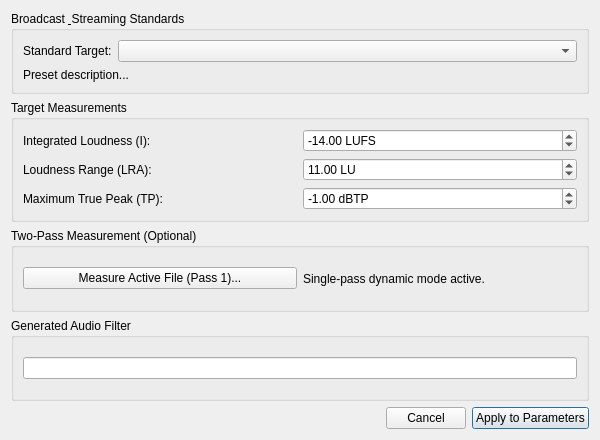
<?xml version="1.0" encoding="UTF-8"?>
<ui version="4.0">
 <class>LoudnessNormDialog</class>
 <widget class="QDialog" name="LoudnessNormDialog">
  <property name="geometry">
   <rect>
    <x>0</x>
    <y>0</y>
    <width>600</width>
    <height>440</height>
   </rect>
  </property>
  <property name="windowTitle">
   <string>Audio Loudness Normalization (EBU R128 / ITU-R BS.1770)</string>
  </property>
  <layout class="QVBoxLayout" name="mainLoudLayout">
   <item>
    <widget class="QGroupBox" name="grpPresets">
     <property name="title">
      <string>Broadcast &amp; Streaming Standards</string>
     </property>
     <layout class="QFormLayout" name="presetFormLayout">
      <item row="0" column="0">
       <widget class="QLabel" name="lblPreset">
        <property name="text">
         <string>Standard Target:</string>
        </property>
       </widget>
      </item>
      <item row="0" column="1">
       <widget class="QComboBox" name="comboLoudPresets"/>
      </item>
      <item row="1" column="0" colspan="2">
       <widget class="QLabel" name="lblPresetDescription">
        <property name="text">
         <string>Preset description...</string>
        </property>
        <property name="wordWrap">
         <bool>true</bool>
        </property>
       </widget>
      </item>
     </layout>
    </widget>
   </item>
   <item>
    <widget class="QGroupBox" name="grpParameters">
     <property name="title">
      <string>Target Measurements</string>
     </property>
     <layout class="QGridLayout" name="gridParameters">
      <item row="0" column="0">
       <widget class="QLabel" name="lblIntegrated">
        <property name="text">
         <string>Integrated Loudness (I):</string>
        </property>
       </widget>
      </item>
      <item row="0" column="1">
       <widget class="QDoubleSpinBox" name="spinIntegrated">
        <property name="minimum">
         <double>-70.0</double>
        </property>
        <property name="maximum">
         <double>-5.0</double>
        </property>
        <property name="value">
         <double>-14.0</double>
        </property>
        <property name="suffix">
         <string> LUFS</string>
        </property>
       </widget>
      </item>
      <item row="1" column="0">
       <widget class="QLabel" name="lblLRA">
        <property name="text">
         <string>Loudness Range (LRA):</string>
        </property>
       </widget>
      </item>
      <item row="1" column="1">
       <widget class="QDoubleSpinBox" name="spinLRA">
        <property name="minimum">
         <double>1.0</double>
        </property>
        <property name="maximum">
         <double>50.0</double>
        </property>
        <property name="value">
         <double>11.0</double>
        </property>
        <property name="suffix">
         <string> LU</string>
        </property>
       </widget>
      </item>
      <item row="2" column="0">
       <widget class="QLabel" name="lblTruePeak">
        <property name="text">
         <string>Maximum True Peak (TP):</string>
        </property>
       </widget>
      </item>
      <item row="2" column="1">
       <widget class="QDoubleSpinBox" name="spinTruePeak">
        <property name="minimum">
         <double>-9.0</double>
        </property>
        <property name="maximum">
         <double>0.0</double>
        </property>
        <property name="value">
         <double>-1.0</double>
        </property>
        <property name="suffix">
         <string> dBTP</string>
        </property>
       </widget>
      </item>
     </layout>
    </widget>
   </item>
   <item>
    <widget class="QGroupBox" name="grpAnalysis">
     <property name="title">
      <string>Two-Pass Measurement (Optional)</string>
     </property>
     <layout class="QHBoxLayout" name="analysisLayout">
      <item>
       <widget class="QPushButton" name="btnAnalyzeSelected">
        <property name="text">
         <string>Measure Active File (Pass 1)...</string>
        </property>
       </widget>
      </item>
      <item>
       <widget class="QLabel" name="lblAnalysisStatus">
        <property name="text">
         <string>Single-pass dynamic mode active.</string>
        </property>
       </widget>
      </item>
     </layout>
    </widget>
   </item>
   <item>
    <widget class="QGroupBox" name="grpGenerated">
     <property name="title">
      <string>Generated Audio Filter</string>
     </property>
     <layout class="QHBoxLayout" name="generatedLayout">
      <item>
       <widget class="QLineEdit" name="txtGeneratedFilter">
        <property name="readOnly">
         <bool>true</bool>
        </property>
       </widget>
      </item>
     </layout>
    </widget>
   </item>
   <item>
    <layout class="QHBoxLayout" name="buttonsLayout">
     <item>
      <spacer name="hSpacerLoud">
       <property name="orientation">
        <enum>Qt::Horizontal</enum>
       </property>
       <property name="sizeHint" stdset="0">
        <size>
         <width>40</width>
         <height>20</height>
        </size>
       </property>
      </spacer>
     </item>
     <item>
      <widget class="QPushButton" name="btnCancel">
       <property name="text">
        <string>Cancel</string>
       </property>
      </widget>
     </item>
     <item>
      <widget class="QPushButton" name="btnApplyFilter">
       <property name="text">
        <string>Apply to Parameters</string>
       </property>
       <property name="default">
        <bool>true</bool>
       </property>
      </widget>
     </item>
    </layout>
   </item>
  </layout>
 </widget>
 <resources/>
 <connections/>
</ui>
